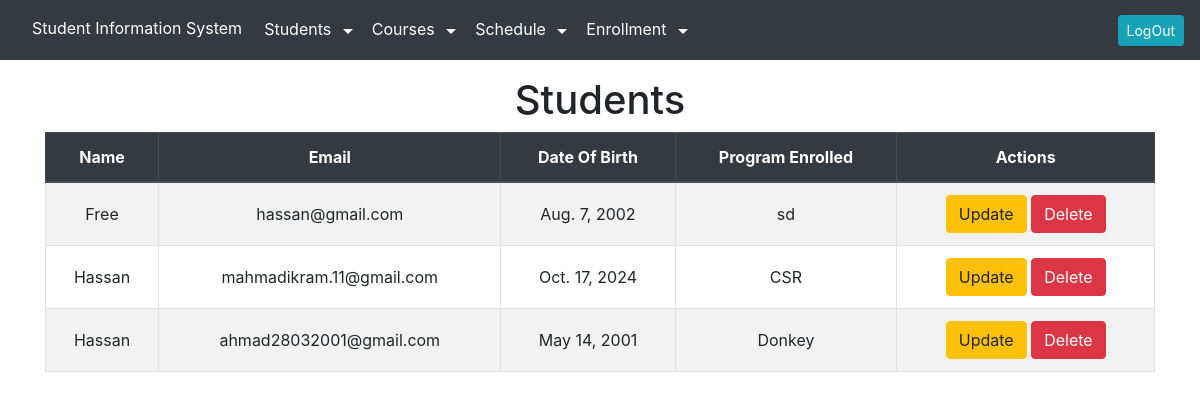
/studentlist/ (signed in), run on the app's committed database.
### sis_app/models.py (models this page shows, shortened)
class Student(models.Model):
    id = models.AutoField(primary_key=True)
    name = models.CharField(max_length=100)
    email = models.EmailField(unique=True)
    date_of_birth = models.DateField()
    program_enrolled = models.CharField(max_length=100)

### sis_app/views.py (the view)
# urls.py: path('studentlist/', views.student_read_view, name='student_list'),
@login_required
def student_read_view(request):
    students = Student.objects.all()
    return render(request, 'student_list.html', {'students':students})

### sis_app/templates/student_list.html (shortened to what this page needs)
{% extends "layout.html" %}
{% block content %}
<h1 class="text-center">Students</h1>
<table class="table table-bordered table-striped text-center">
    <thead class="thead-dark">
        <tr>
            <th>Name</th>
            <th>Email</th>
            <th>Date Of Birth</th>
            <th>Program Enrolled</th>
            <th>Actions</th>
        </tr>
    </thead>
    <tbody>
        {% for student in students %}
        <tr>
            <td>{{student.name}}</td>
            <td>{{student.email}}</td>
            <td>{{student.date_of_birth}}</td>
            <td>{{student.program_enrolled}}</td>
            <td>
                <a href="{%url 'student_update' student.id%}" class="btn btn-warning">Update</a>
                <a href="{%url 'student_delete' student.id%}" class="btn btn-danger">Delete</a>
            </td>
        </tr>
        {% endfor %}
    </tbody>
</table>
{% endblock %}

### sis_app/templates/layout.html (style rules this page uses)
body { padding-top: 56px; }
.table th, .table td { vertical-align: middle; }

### data on the page
Student: name "Free", email "hassan@gmail.com", date_of_birth "Aug. 7, 2002", program_enrolled "sd"
Student: name "Hassan", email "mahmadikram.11@gmail.com", date_of_birth "Oct. 17, 2024", program_enrolled "CSR"
Student: name "Hassan", email "ahmad28032001@gmail.com", date_of_birth "May 14, 2001", program_enrolled "Donkey"
